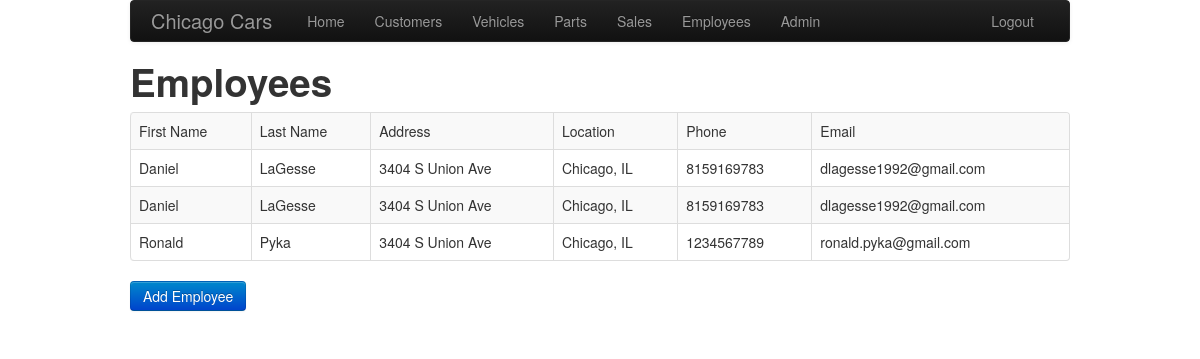
The app's page /employees.php (signed in) with its own data.
### tables this page shows
CREATE TABLE IF NOT EXISTS `employees` (
  `employeeid` int(11) NOT NULL AUTO_INCREMENT,
  `personid` int(11) NOT NULL,
  `username` text NOT NULL,
  `password` text NOT NULL,
  `rankid` int(11) NOT NULL,
  `statusid` int(11) NOT NULL,
  PRIMARY KEY (`employeeid`)
);

CREATE TABLE IF NOT EXISTS `people` (
  `personid` int(11) NOT NULL AUTO_INCREMENT,
  `firstname` text NOT NULL,
  `lastname` text NOT NULL,
  `email` text NOT NULL,
  `address` text NOT NULL,
  `cityid` int(11) NOT NULL,
  `phone` bigint(11) NOT NULL,
  PRIMARY KEY (`personid`)
);

CREATE TABLE IF NOT EXISTS `cities` (
  `cityid` int(11) NOT NULL AUTO_INCREMENT,
  `city` text NOT NULL,
  `state` text NOT NULL,
  PRIMARY KEY (`cityid`)
);

### employees.php (the view, shortened to what this page needs)
<?php
include('util.php');
$db = connect_db();
?>
  <body>
    <div class="container">
      <h1>Employees</h1>
    <table class="table table-striped table-bordered table-hover">
      <tr>
        <td>First Name</td>
        <td>Last Name</td>
        <td>Address</td>
        <td>Location</td>
        <td>Phone</td>
        <td>Email</td>
      </tr>
<?php
$res = $db->query("SELECT * FROM employees e, people p, cities ci WHERE p.personid=e.personid AND p.cityid=ci.cityid");
while ($r = $res->fetch_assoc()) {
  echo "<tr>";
  echo "<td>" . $r["firstname"] . "</td>";
  echo "<td>" . $r["lastname"] . "</td>";
  echo "<td>" . $r["address"] . "</td>";
  echo "<td>" . $r["city"] . ", " . $r['state'] . "</td>";
  echo "<td>" . $r["phone"] . "</td>";
  echo "<td>" . $r["email"] . "</td>";
  echo "</tr>\n";
  }
  ?>
    </table>
    <form action=addEmployee.php>
      <input type="submit" value="Add Employee" class="btn btn-primary">
    </form>
  </div>
</html>

### records on screen
employees: personid.firstname "Daniel", personid.lastname "LaGesse", personid.address "3404 S Union Ave", cities.city "Chicago", cities.state "IL", personid.phone "8159169783", personid.email "dlagesse1992@gmail.com"
employees: personid.firstname "Daniel", personid.lastname "LaGesse", personid.address "3404 S Union Ave", cities.city "Chicago", cities.state "IL", personid.phone "8159169783", personid.email "dlagesse1992@gmail.com"
employees: personid.firstname "Ronald", personid.lastname "Pyka", personid.address "3404 S Union Ave", cities.city "Chicago", cities.state "IL", personid.phone "1234567789", personid.email "ronald.pyka@gmail.com"
